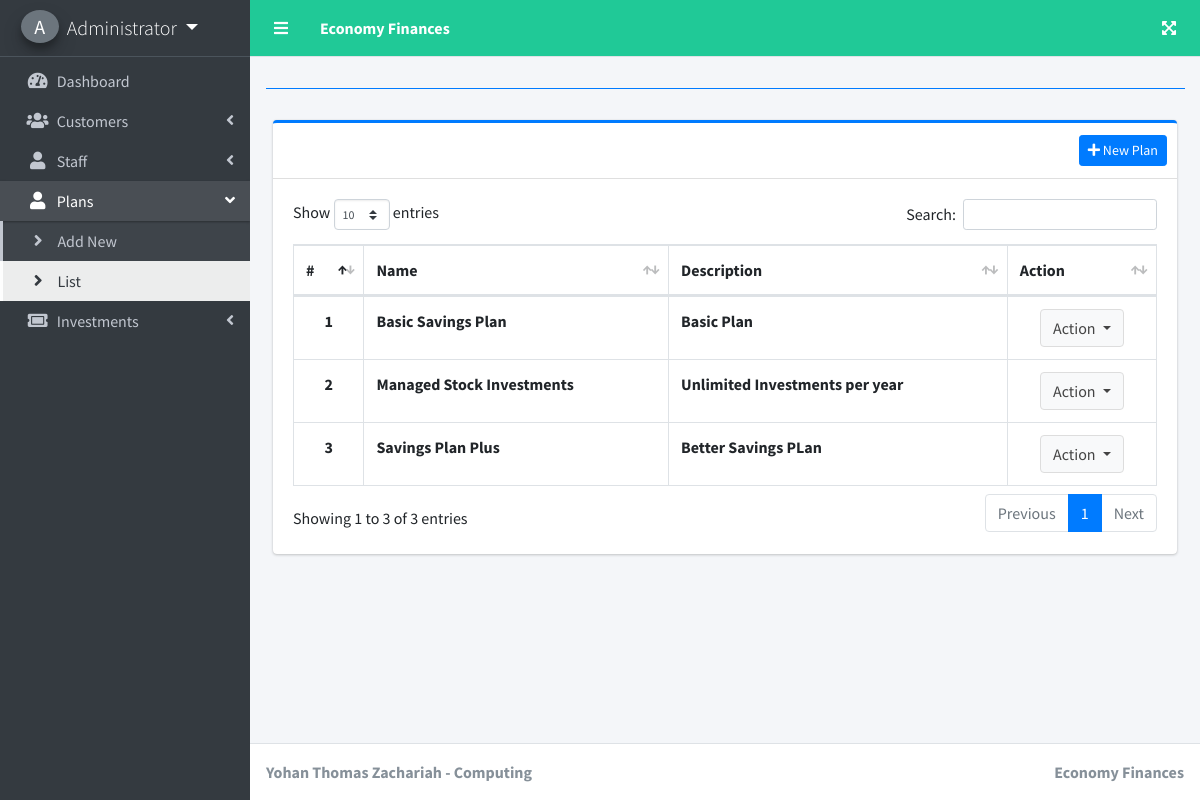
The page /index.php?page=department_list (signed in) on the database its author committed.
### tables this page shows
CREATE TABLE `departments` (
  `id` int(30) NOT NULL,
  `name` text NOT NULL,
  `description` text NOT NULL,
  `date_created` datetime NOT NULL DEFAULT current_timestamp()
);

### department_list.php (the view, shortened to what this page needs)
<?php include'db_connect.php' ?>
<div class="col-lg-12">
	<div class="card card-outline card-primary">
		<div class="card-header">
			<div class="card-tools">
				<button class="btn btn-sm btn-primary btn-block" type='button' id="new_department"><i class="fa fa-plus"></i> New Plan</button>
			</div>
		</div>
		<div class="card-body">
			<table class="table tabe-hover table-bordered" id="list">
				<thead>
					<tr>
						<th>#</th>
						<th>Name</th>
						<th>Description</th>
						<th>Action</th>
					</tr>
				</thead>
				<tbody>
					<?php
					$i = 1;
					$qry = $conn->query("SELECT * FROM departments order by  name asc");
					while($row= $qry->fetch_assoc()):
					?>
					<tr>
						<th class="text-center"><?php echo $i++ ?></th>
						<td><b><?php echo ucwords($row['name']) ?></b></td>
						<td><b><?php echo $row['description'] ?></b></td>
						<td class="text-center ">
							<button type="button" class="btn btn-default dropdown-toggle" data-toggle="dropdown" aria-expanded="true">
		                      Action
		                    </button>
						</td>
					</tr>
				<?php endwhile; ?>
				</tbody>
			</table>
		</div>
	</div>
</div>

### rows shown on the page
departments: name "Basic Savings Plan", description "Basic Plan"
departments: name "Managed Stock Investments", description "Unlimited Investments per year"
departments: name "Savings Plan Plus", description "Better Savings PLan"

### other values the page prints
$_SESSION['login_firstname'].' '.$_SESSION['login_lastname'] "Administrator"
